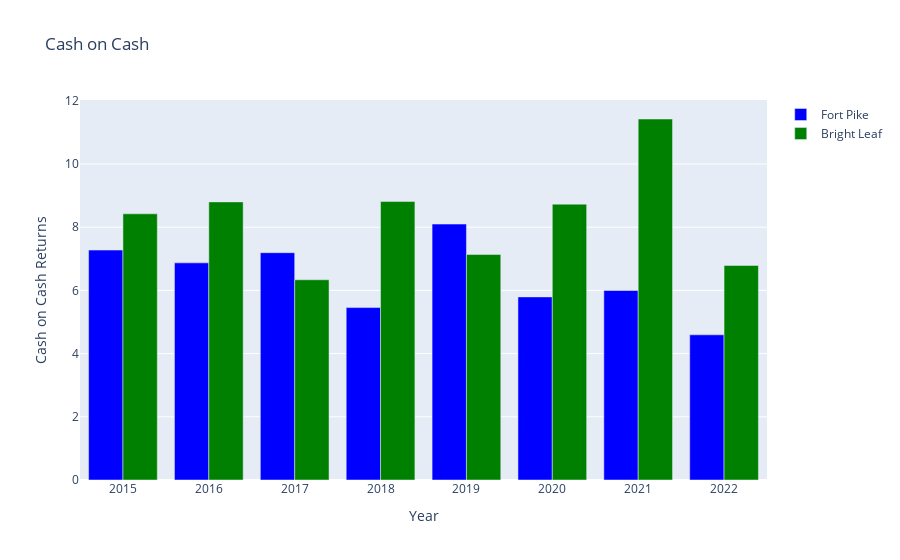

Write notebook code for a chart like this one.
### Code cell
fig = make_subplots(
    rows=1, cols=1)
#Fort Pike Graph
trace1 = go.Bar(x = coc_fp["Year"], y=coc_fp["COC"], marker=dict(color="Blue", opacity=1), name="Fort Pike")
fig.add_trace(trace1)

#Bright Leaf Graph
trace2 = go.Bar(x = coc_bl["Year"], y=coc_bl["COC"], marker=dict(color="green", opacity=1), name="Bright Leaf")
fig.add_trace(trace2)

fig.update_xaxes(title_text="Year")
fig.update_yaxes(title_text="Cash on Cash Returns")
fig.update_layout(title = "Cash on Cash", barmode="group")

### Figure 1 — Plotly figure (JSON) as saved in the notebook; plotly's stock layout.template omitted (floating-point values rounded to 4 significant figures)
{"data": [{"marker": {"color": "Blue", "opacity": 1}, "name": "Fort Pike", "type": "bar", "x": [2015, 2016, 2017, 2018, 2019, 2020, 2021, 2022], "y": [7.277, 6.872, 7.194, 5.457, 8.099, 5.795, 5.998, 4.595]}, {"marker": {"color": "green", "opacity": 1}, "name": "Bright Leaf", "type": "bar", "x": [2015, 2016, 2017, 2018, 2019, 2020, 2021, 2022], "y": [8.424, 8.802, 6.336, 8.812, 7.135, 8.73, 11.42, 6.79]}], "layout": {"barmode": "group", "title": {"text": "Cash on Cash"}, "xaxis": {"anchor": "y", "domain": [0, 1], "title": {"text": "Year"}}, "yaxis": {"anchor": "x", "domain": [0, 1], "title": {"text": "Cash on Cash Returns"}}}}
